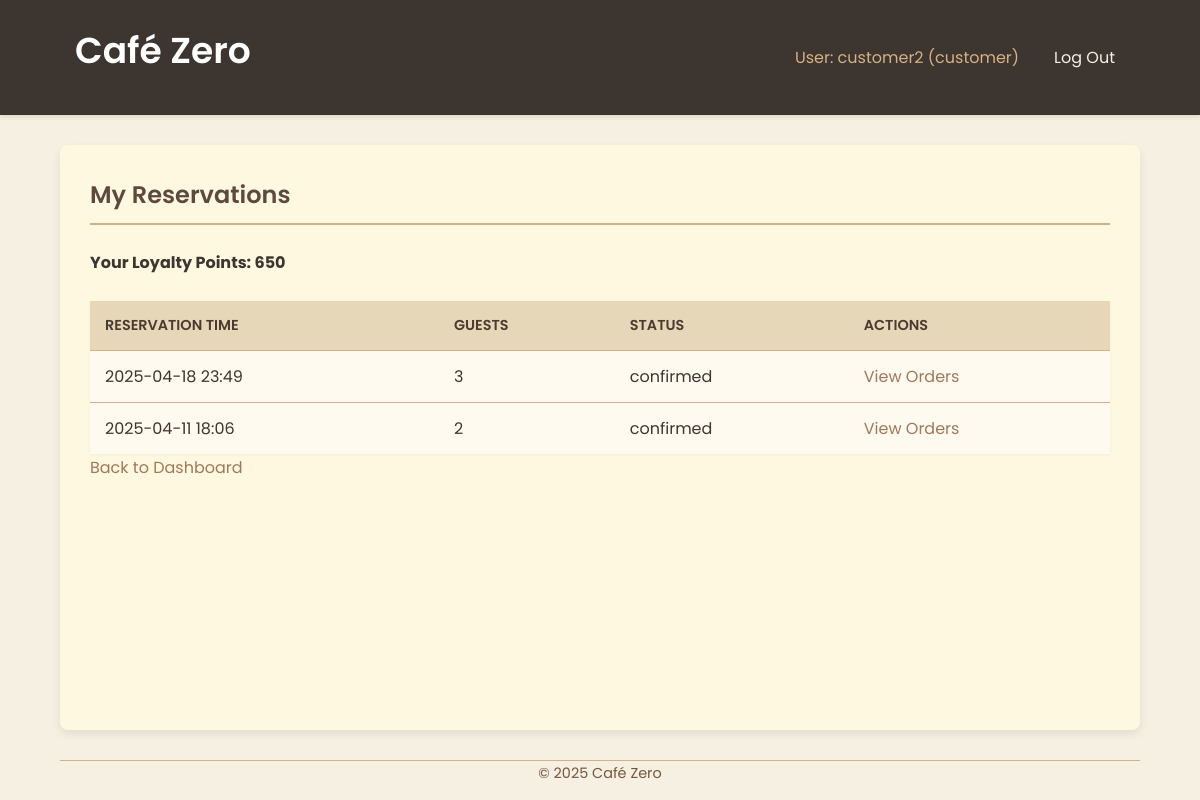
The page /customer/reservations (signed in) on the database its author committed.
### tables this page shows
CREATE TABLE users (
            id INTEGER PRIMARY KEY AUTOINCREMENT,
            username TEXT UNIQUE NOT NULL,
            password_hash TEXT NOT NULL,
            role TEXT NOT NULL CHECK(role IN ('customer', 'employee', 'admin')),
            loyalty_points INTEGER DEFAULT 0,
            created_at TIMESTAMP DEFAULT CURRENT_TIMESTAMP
        );

CREATE TABLE reservations (
            id INTEGER PRIMARY KEY AUTOINCREMENT,
            customer_id INTEGER NOT NULL,
            reservation_time DATETIME NOT NULL,
            num_guests INTEGER NOT NULL,
            status TEXT DEFAULT 'confirmed', -- e.g., confirmed, completed, cancelled
            created_at TIMESTAMP DEFAULT CURRENT_TIMESTAMP,
            FOREIGN KEY (customer_id) REFERENCES users(id)
        );

### app.py (the view)
@app.route('/customer/reservations')
@login_required
@role_required('customer')
def customer_view_reservations():
    reservations = []
    loyalty_points = 0
    db = get_db()
    if not db: return render_template('customer/view_reservations.html', reservations=[], loyalty_points=0, error="Database connection failed")
    customer_id = session['user_id']
    try:
        cursor = db.execute(
            'SELECT id, reservation_time, num_guests, status FROM reservations WHERE customer_id = ? ORDER BY reservation_time DESC',
            (customer_id,)
        )
        reservations = cursor.fetchall()
        cursor = db.execute('SELECT loyalty_points FROM users WHERE id = ?', (customer_id,))
        user_data = cursor.fetchone()
        if user_data:
             loyalty_points = user_data['loyalty_points']
    except sqlite3.Error as e:
        print(f"DB Error fetching reservations/loyalty: {e}")
        flash("Could not fetch reservation history.", "danger")
    return render_template('customer/view_reservations.html', reservations=reservations, loyalty_points=loyalty_points)

### app.py (called while the page is built)
def get_db():
    if 'db' not in g:
        try:
            g.db = sqlite3.connect(DATABASE)
            g.db.row_factory = sqlite3.Row # Return rows as dictionary-like objects
            print("Database connection opened.")
        except sqlite3.Error as e:
            print(f"Database connection error: {e}")
            flash("Database connection error. Please try again later.", "danger")
            g.db = None # Ensure db is None if connection failed
    return g.db

@app.context_processor
def inject_current_year():
    return {'current_year': datetime.datetime.now().year}

def login_required(f):
    @wraps(f)
    def decorated_function(*args, **kwargs):
        if 'user_id' not in session:
            flash('Please log in to access this page.', 'warning')
            return redirect(url_for('login'))
        return f(*args, **kwargs)
    return decorated_function

def role_required(required_role):
    def decorator(f):
        @wraps(f)
        def decorated_function(*args, **kwargs):
            if 'user_id' not in session:
                flash('Please log in to access this page.', 'warning')
                return redirect(url_for('login'))
            if session.get('role') != required_role:
                flash(f'You do not have permission to access this page. Requires {required_role} role.', 'danger')
                if 'role' in session:
                     return redirect(url_for(f"{session['role']}_dashboard"))
                else:
                     return redirect(url_for('login'))
            return f(*args, **kwargs)
        return decorated_function
    return decorator

### templates/customer/view_reservations.html (shortened to what this page needs)
{% extends 'base.html' %}
{% block content %}
  <h2>My Reservations</h2>
  <p><strong>Your Loyalty Points: {{ loyalty_points }}</strong></p>
  {% if reservations %}
    <table>
      <thead>
        <tr>
          <th>Reservation Time</th>
          <th>Guests</th>
          <th>Status</th>
          <th>Actions</th>
        </tr>
      </thead>
      <tbody>
        {% for reservation in reservations %}
          <tr>
            <td>{{ reservation['reservation_time'].replace('T', ' ') }}</td>
            <td>{{ reservation['num_guests'] }}</td>
            <td>{{ reservation['status'] }}</td>
            <td>
                <a href="{{ url_for('customer_view_orders', res_id=reservation['id']) }}">View Orders</a>
                </td>
          </tr>
        {% endfor %}
      </tbody>
    </table>
  {% else %}
    <p>You have no reservations yet.</p>
  {% endif %}
  <p><a href="{{ url_for('customer_dashboard') }}">Back to Dashboard</a></p>
{% endblock %}

### templates/base.html (shortened to what this page needs)
<!doctype html>
<html lang="en">
  <head>
    <link rel="stylesheet" href="{{ url_for('static', filename='style.css') }}">
  </head>
  <body>
    <nav class="navbar">
      <div class="container">
        <h1 style="margin-top: 0.2em;"><a href="{{ url_for('index') }}">Café Zero</a></h1>
          <ul>
            {% if 'user_id' in session %}
              <li><span>User: {{ session['username'] }} ({{ session['role'] }})</span></li>
              <li><a href="{{ url_for('logout') }}" class="nav-link">Log Out</a></li>
            {% else %}
              <li><a href="{{ url_for('login') }}" class="nav-link">Log In</a></li>
              <li><a href="{{ url_for('signup') }}" class="nav-link">Sign Up</a></li>
            {% endif %}
          </ul>
      </div>
    </nav>
    <main class="container content-area">
      {% block content %}{% endblock %}
    </main>
    <footer class="container">
      <p>&copy; {{ current_year }} Café Zero</p> </footer>
  </body>
</html>

### static/style.css (style rules this page uses)
* { box-sizing: border-box; margin: 0; padding: 0; }
body { font-family: 'Poppins', sans-serif; line-height: 1.7; background-color: #f5f0e1; color: #3d352f; display: flex; flex-direction: column; min-height: 100vh; }
h1, h2, h3 { color: #5e4a3d; margin-bottom: 0.8em; font-weight: 600; }
h2 { border-bottom: 2px solid #d6b084; padding-bottom: 0.3em; margin-bottom: 1em; }
p { margin-bottom: 1em; }
a { color: #a0785a; text-decoration: none; transition: color 0.2s ease-in-out; }
.container { width: 90%; max-width: 1100px; margin: 0 auto; padding: 0 15px; }
.navbar { background-color: #3d352f; color: #f5f0e1; padding: 15px 0; box-shadow: 0 2px 4px rgba(0,0,0,0.1); }
.navbar .container { display: flex; justify-content: space-between; align-items: center; }
.navbar h1 a { color: #ffffff; text-decoration: none; font-size: 1.5em; font-weight: 600; }
.navbar ul { list-style: none; display: flex; align-items: center; }
.navbar ul li { margin-left: 20px; }
.navbar ul li span { color: #d6b084; margin-right: 5px; }
.navbar ul li a.nav-link { color: #f5f0e1; text-decoration: none; padding: 5px 10px; border-radius: 4px; transition: background-color 0.2s ease; }
.content-area { background-color: #fff8e1; padding: 30px; margin-top: 30px; margin-bottom: 30px; border-radius: 8px; box-shadow: 0 4px 8px rgba(0,0,0,0.08); flex-grow: 1; }
table { width: 100%; border-collapse: collapse; margin-top: 25px; box-shadow: 0 1px 3px rgba(0,0,0,0.05); background-color: #fffaf0; }
th, td { padding: 12px 15px; text-align: left; border-bottom: 1px solid #d6b084; }
th { background-color: #e6d7b9; font-weight: 600; color: #4a3b31; text-transform: uppercase; font-size: 0.9em; }
tr:last-child td { border-bottom: none; }
footer { text-align: center; margin-top: 30px; padding: 20px 0; font-size: 0.9em; color: #77563d; border-top: 1px solid #d6b084; }

### rows shown on the page
users: username "customer2", role "customer", loyalty_points "650"
reservations: reservation_time.replace "2025-04-18 23:49", num_guests "3", status "confirmed"
reservations: reservation_time.replace "2025-04-11 18:06", num_guests "2", status "confirmed"
